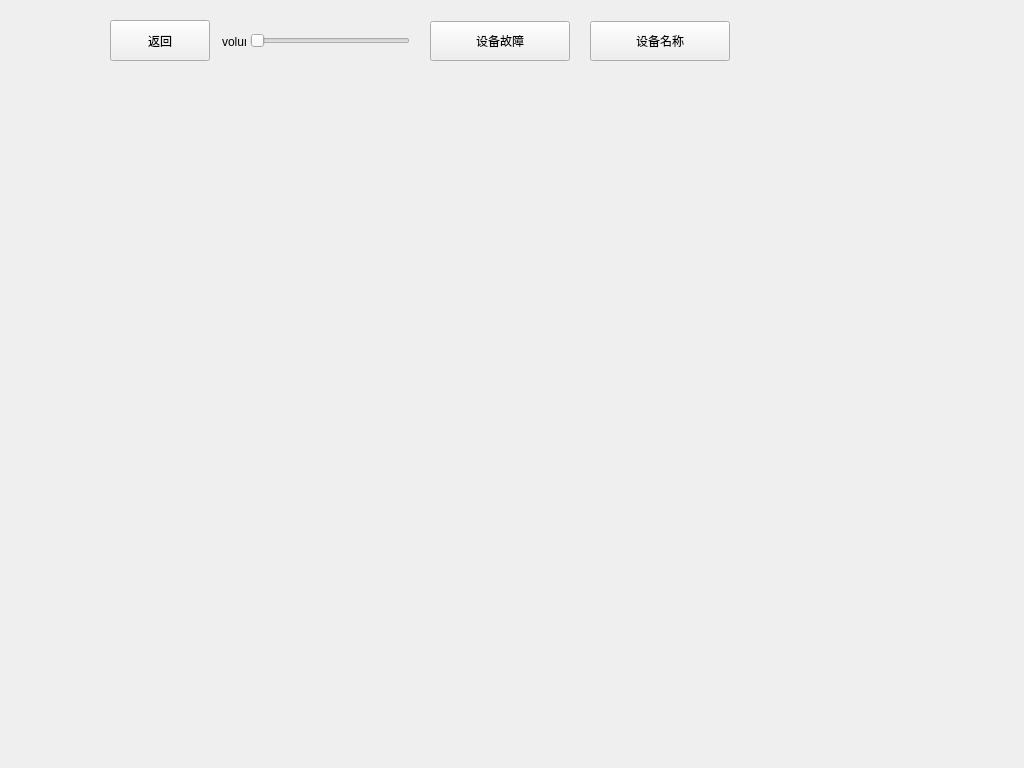
<?xml version="1.0" encoding="UTF-8"?>
<ui version="4.0">
 <class>Widget</class>
 <widget class="QWidget" name="Widget">
  <property name="geometry">
   <rect>
    <x>0</x>
    <y>0</y>
    <width>1024</width>
    <height>768</height>
   </rect>
  </property>
  <property name="windowTitle">
   <string>Widget</string>
  </property>
  <widget class="QSlider" name="horizontalSlider">
   <property name="geometry">
    <rect>
     <x>250</x>
     <y>30</y>
     <width>160</width>
     <height>22</height>
    </rect>
   </property>
   <property name="orientation">
    <enum>Qt::Horizontal</enum>
   </property>
  </widget>
  <widget class="QLabel" name="volume">
   <property name="geometry">
    <rect>
     <x>222</x>
     <y>30</y>
     <width>24</width>
     <height>24</height>
    </rect>
   </property>
   <property name="text">
    <string>volume</string>
   </property>
  </widget>
  <widget class="QPushButton" name="deviceFault">
   <property name="geometry">
    <rect>
     <x>430</x>
     <y>21</y>
     <width>140</width>
     <height>40</height>
    </rect>
   </property>
   <property name="text">
    <string>设备故障</string>
   </property>
  </widget>
  <widget class="QPushButton" name="deviceName">
   <property name="geometry">
    <rect>
     <x>590</x>
     <y>21</y>
     <width>140</width>
     <height>40</height>
    </rect>
   </property>
   <property name="text">
    <string>设备名称</string>
   </property>
  </widget>
  <widget class="QLabel" name="labelDate">
   <property name="geometry">
    <rect>
     <x>750</x>
     <y>21</y>
     <width>152</width>
     <height>51</height>
    </rect>
   </property>
   <property name="text">
    <string/>
   </property>
   <property name="wordWrap">
    <bool>true</bool>
   </property>
  </widget>
  <widget class="QPushButton" name="mainUI">
   <property name="geometry">
    <rect>
     <x>110</x>
     <y>20</y>
     <width>100</width>
     <height>41</height>
    </rect>
   </property>
   <property name="text">
    <string>返回</string>
   </property>
  </widget>
 </widget>
 <layoutdefault spacing="6" margin="11"/>
 <resources/>
 <connections/>
</ui>
